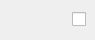
<ui version="4.0" >
 <author></author>
 <comment></comment>
 <exportmacro></exportmacro>
 <class>QtPropertySettingsWidget</class>
 <widget class="QWidget" name="QtPropertySettingsWidget" >
  <property name="geometry" >
   <rect>
    <x>0</x>
    <y>0</y>
    <width>95</width>
    <height>40</height>
   </rect>
  </property>
  <property name="sizePolicy" >
   <sizepolicy>
    <hsizetype>1</hsizetype>
    <vsizetype>5</vsizetype>
    <horstretch>0</horstretch>
    <verstretch>0</verstretch>
   </sizepolicy>
  </property>
  <property name="windowTitle" >
   <string>Form</string>
  </property>
  <layout class="QVBoxLayout" >
   <property name="margin" >
    <number>9</number>
   </property>
   <property name="spacing" >
    <number>6</number>
   </property>
   <item>
    <layout class="QHBoxLayout" >
     <property name="margin" >
      <number>0</number>
     </property>
     <property name="spacing" >
      <number>6</number>
     </property>
     <item>
      <widget class="QLabel" name="propertyLabel" >
       <property name="text" >
        <string/>
       </property>
      </widget>
     </item>
     <item>
      <spacer>
       <property name="orientation" >
        <enum>Qt::Horizontal</enum>
       </property>
       <property name="sizeHint" >
        <size>
         <width>40</width>
         <height>20</height>
        </size>
       </property>
      </spacer>
     </item>
     <item>
      <widget class="QCheckBox" name="updateCB" >
       <property name="toolTip" >
        <string>Bind</string>
       </property>
       <property name="text" >
        <string/>
       </property>
      </widget>
     </item>
    </layout>
   </item>
  </layout>
 </widget>
 <pixmapfunction></pixmapfunction>
 <resources/>
 <connections/>
</ui>
